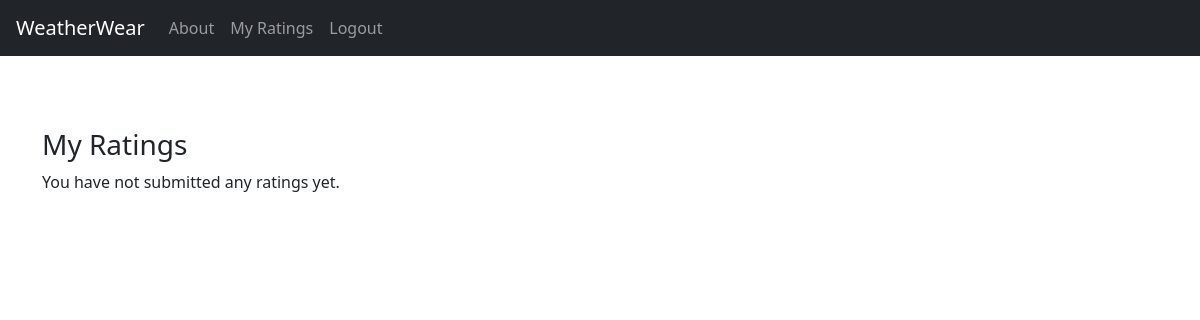
/myratings/ (signed in), run on an earlier commit of the app's database.
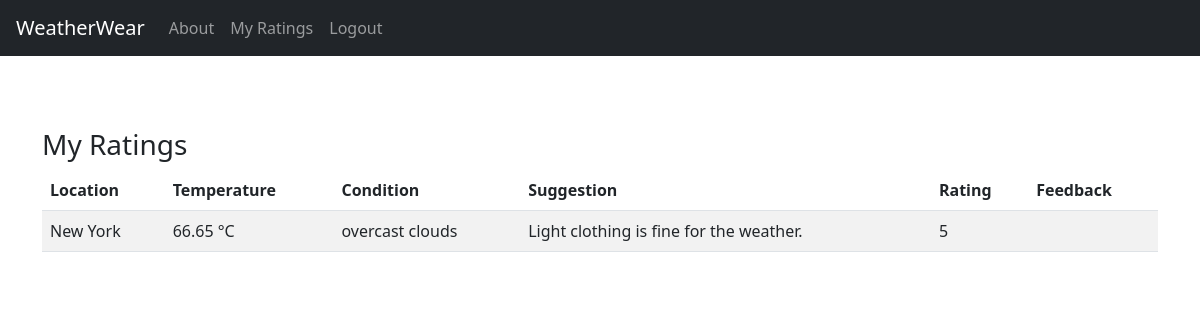
And on a later commit of the database.
### weather/models.py (models this page shows, shortened)
class ClothingRating(models.Model):
    preference = models.ForeignKey(WeatherPreference, on_delete=models.CASCADE)
    user = models.ForeignKey(User, on_delete=models.CASCADE)
    rating = models.IntegerField(choices=[(i, i) for i in range(1, 6)])
    feedback = models.TextField(blank=True)

class WeatherPreference(models.Model):
    user = models.ForeignKey(User, on_delete=models.CASCADE)
    location = models.CharField(max_length=100)
    temperature = models.FloatField()
    condition = models.CharField(max_length=100)
    recommendation = models.TextField()
    timestamp = models.DateTimeField(auto_now_add=True)

### weather/views.py (the view)
# urls.py: path('myratings/', weather_views.my_ratings, name='my_ratings'),  # step 4
@login_required
def my_ratings(request):
    ratings = ClothingRating.objects.filter(user=request.user).select_related('preference')
    return render(request, 'weather/my_ratings.html', {'ratings': ratings})

### weather/templates/weather/my_ratings.html
{% extends 'weather/base.html' %}
{% block content %}
<div class="container mt-5">
    <h3>My Ratings</h3>
    {% if ratings %}
        <table class="table table-striped">
            <thead>
                <tr>
                    <th>Location</th>
                    <th>Temperature</th>
                    <th>Condition</th>
                    <th>Suggestion</th>
                    <th>Rating</th>
                    <th>Feedback</th>
                </tr>
            </thead>
            <tbody>
                {% for rating in ratings %}
                    <tr>
                        <td>{{ rating.preference.location }}</td>
                        <td>{{ rating.preference.temperature }} °C</td>
                        <td>{{ rating.preference.condition }}</td>
                        <td>{{ rating.preference.recommendation }}</td>
                        <td>{{ rating.rating }}</td>
                        <td>{{ rating.feedback }}</td>
                    </tr>
                {% endfor %}
            </tbody>
        </table>
    {% else %}
        <p>You have not submitted any ratings yet.</p>
    {% endif %}
</div>
{% endblock %}

### weather/templates/weather/base.html (shortened to what this page needs)
<!DOCTYPE html>
<html lang="en">
<head>
    <link href="https://cdn.jsdelivr.net/npm/bootstrap@5.3.0/dist/css/bootstrap.min.css" rel="stylesheet">
</head>
<body>
<nav class="navbar navbar-expand-lg navbar-dark bg-dark px-3">
    <a class="navbar-brand" href="{% url 'home' %}">WeatherWear</a>
    <div class="collapse navbar-collapse">
        <ul class="navbar-nav me-auto">
            <li class="nav-item"><a class="nav-link" href="{% url 'about' %}">About</a></li>
            {% if user.is_authenticated %}
            <li class="nav-item"><a class="nav-link" href="{% url 'my_ratings' %}">My Ratings</a></li>
            <li class="nav-item"><a class="nav-link" href="{% url 'logout' %}">Logout</a></li>
            {% else %}
                <li class="nav-item"><a class="nav-link" href="{% url 'login_register' %}">Register/Login</a></li>
            {% endif %}
        </ul>
    </div>
</nav>
<div class="py-4">
    {% block content %}{% endblock %}
</div>
</body>
</html>

What changed in the data, as far as the page shows it:
added ClothingRating: preference.location "New York", preference.temperature "66.65", preference.condition "overcast clouds", preference.recommendation "Light clothing is fine for the weather.", rating "5"
Also different on the page:
text no longer shown: "You have not submitted any ratings yet."
text now shown: "Location Temperature Condition Suggestion Rating Feedback"
